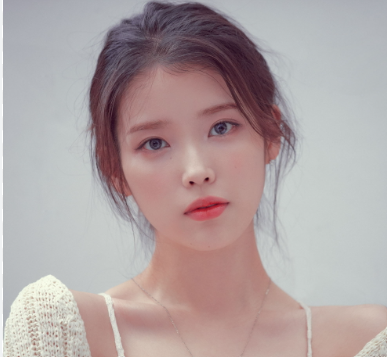
#> input picture HELLO_AI/day01/iu.png, 387 x 357 px
$ python mycv04.py
#> lines starting #> are read from the running program, lines starting #| are printed output that depends on the picture; after the words box and inside, x2 and y2 are one past the last pixel; in counts of white or black regions, pixels touching at a corner belong together
import cv2

img = cv2.imread('iu.png')
#> img is the input picture: shape (357, 387, 3); mean B, G, R 162.3, 162.2, 175.6


imageRectangle = img.copy()

cv2.rectangle(imageRectangle,
            (120,70),
            (265,250),
            (0,255,255),
            thickness=1,
            lineType=cv2.LINE_AA)
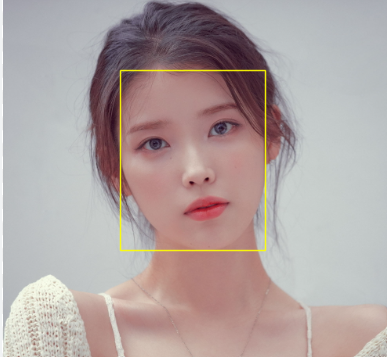
#> imageRectangle: shape (357, 387, 3); 1.41% of pixels changed, all inside (x1, y1, x2, y2) = (119, 69, 267, 252)
cv2.imshow("image", imageRectangle)

cv2.waitKey(0)
